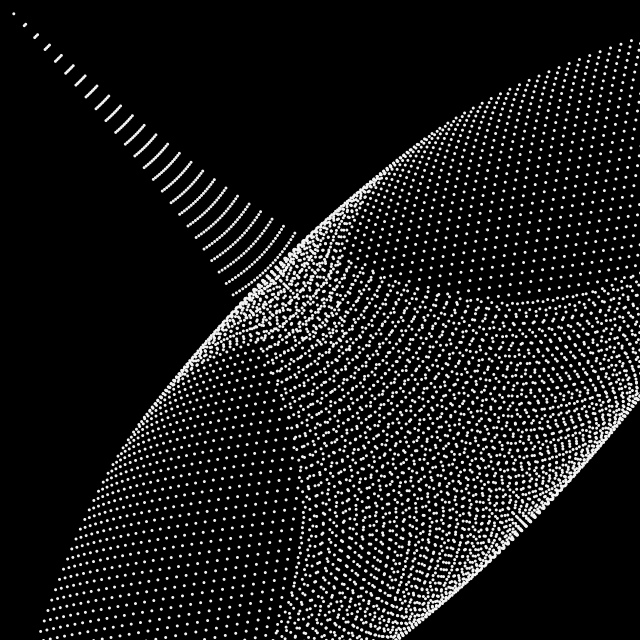
Frame 1 (no input)
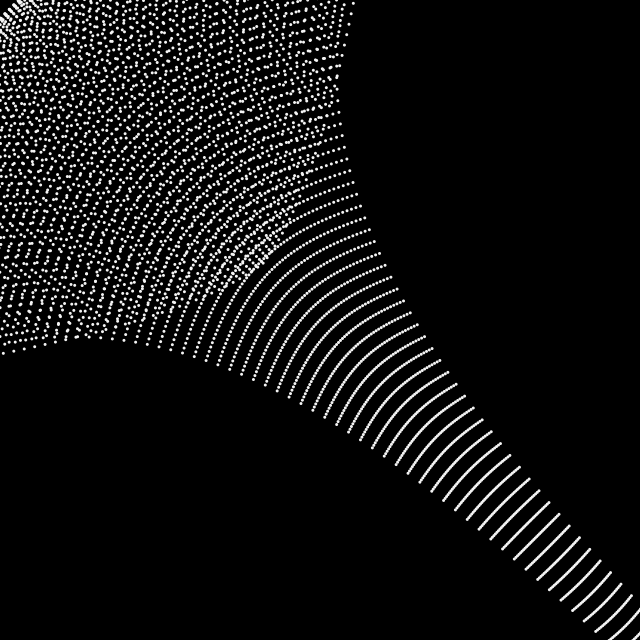
Frame 60 (the mouse pressed at the canvas centre just before this capture)
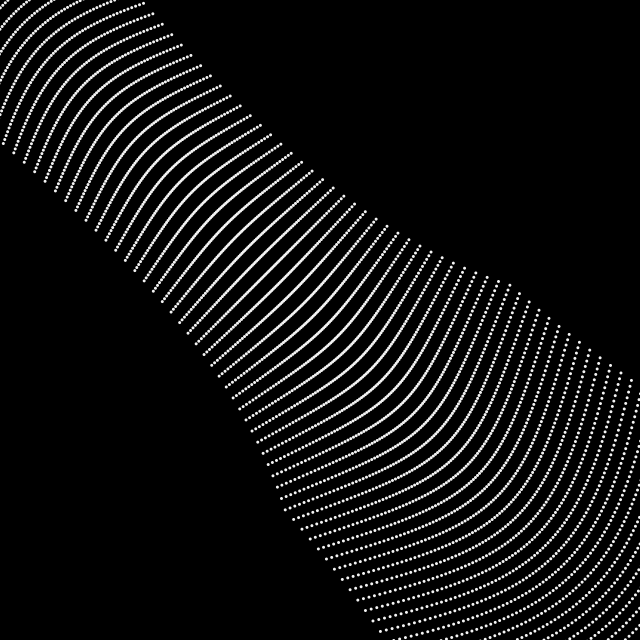
Frame 120 (the mouse held since frame 60 and released just before this capture)

The Processing sketch that drew these frames (run headless with seeded random() and noise(); from frame 60 on, the mouse is pressed at the canvas centre):

// Processing sketch: build
// ── build.pde
/*
 * dynamic waveforms with nested for-loops
 * variation #06
 */

float r;

void setup() {
  size(640, 640);
  frameRate(30);
  noStroke();
  fill(#f4f4f4);
  r = 1.5;
}

void draw () {
  background(0);
  // ---
  float tiles_x = 16 * 6;
  float tiles_y = 16 * 6;
  float tile_w = width / tiles_x;
  float tile_h = height / tiles_y;
  float offset = 2.0;
  float mult_x = 1.0;
  float mult_y = 2.0;
  float mag = floor( tile_w * ( 3 * 15 ) );
  // println("mag -> ", mag);
  // ---
  translate(tile_w / 2, tile_h / 2);
  // ---
  for (int x = 0; x < tiles_x; x++) {
    for (int y = 0; y < tiles_y; y++) {
      float wave_x = sin(radians(frameCount * offset + x * mult_x + y * 2)) * mag;
      float wave_y = sin(radians(frameCount * offset + x * mult_y + y * 1)) * mag;
      // ---
      pushMatrix();
      translate(tile_w * x + wave_x, tile_h * y + wave_y);
      // ellipse(0, 0, tile_w / 4, tile_h / 4);
      ellipse(0, 0, r*2, r*2);
      popMatrix();
    }
  }
}
